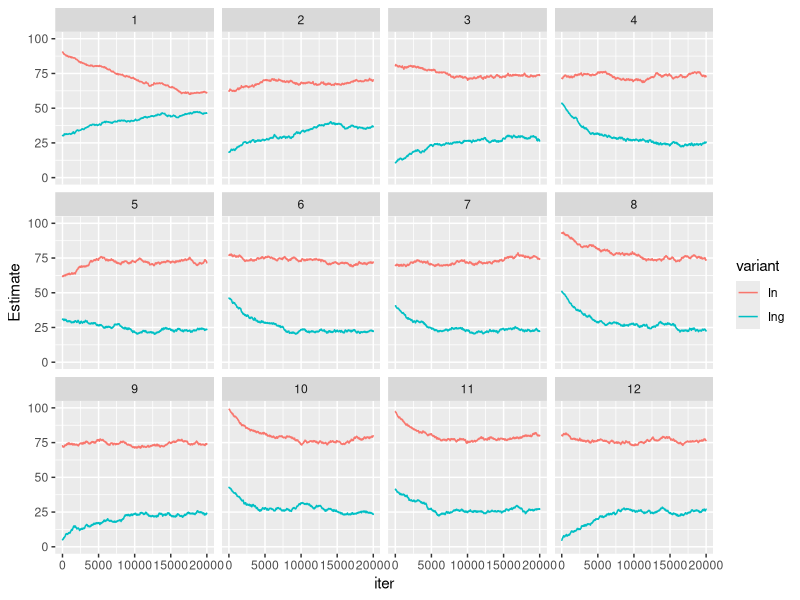
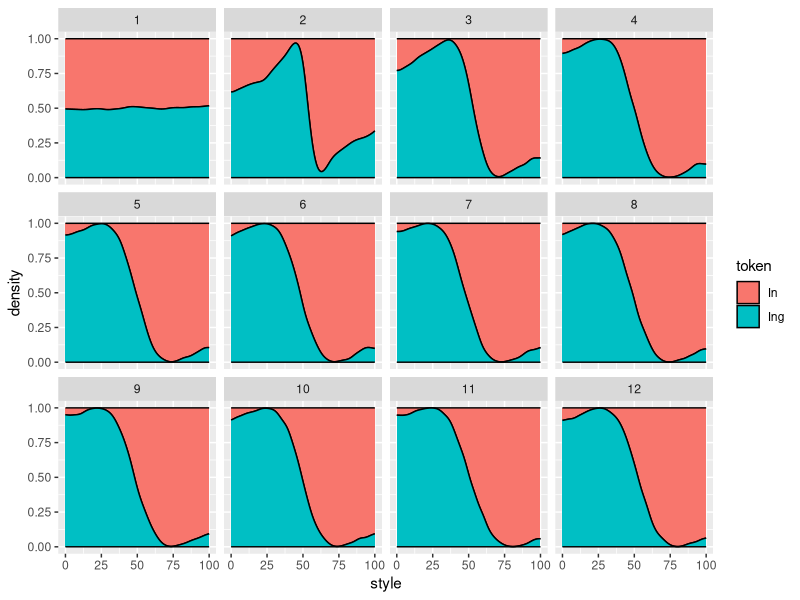

Here is the R script that generated these plots, in order:

library(ggplot2)
library(reshape2)
library(plyr)


generate_new_speaker <- function(niter, generation, min = 0, max = 100){
  # This function generates a new learner.
#"In" and "Ing" are the (mean) style values for each variant
#token is whihc variant they just heard
#style is which style "
  experience <- list(In    = vector(length = niter),
                     Ing   = vector(length = niter),
                     token = vector(length = niter),
                     style = vector(length = niter),
                     iter  = 1:niter,
                     generation = rep(generation, niter)
                    )
#  experience[["Ing"]][1]   <- (max-min)/2
#  experience[["In"]][1]    <- (max-min)/2

#JCW: I am changing the above to be values generated from old_speaker


currentobs <- generate_from_speaker(old_speaker)

if(currentobs[["token"]] == "Ing"){
	while(currentobs[["token"]] == "Ing"){
		lastobs <- currentobs
		currentobs <- generate_from_speaker(old_speaker)
	}

   	experience[["Ing"]][1]   <- lastobs[["style"]]
   	experience[["In"]][1]    <- currentobs[["style"]]
	
	#debug
	print("Ing")
	print(lastobs[["style"]])
	print(currentobs[["style"]])
}

else {
	while(currentobs[["token"]] == "In"){
		lastobs <- currentobs
		currentobs <- generate_from_speaker(old_speaker)
	}

   	experience[["Ing"]][1]   <- currentobs[["style"]]
   	experience[["In"]][1]    <- lastobs[["style"]]
	
	#debug
	print("In")
	print(lastobs[["style"]])
	print(currentobs[["style"]])
}
  experience[["token"]][1] <- NA
  experience[["style"]][1] <- NA
  return(experience)
}

update_speaker <- function(speaker, lambda, iter, token, style){
  # this function updates a learner with input
#speaker is basically experience  
other_token <- c(In = "Ing", Ing = "In")
  other <- other_token[token]

#expectation is a style value    
  previous_expectation <- speaker[[token]][iter-1]
  dist    <- max(1, abs(style-previous_expectation))
#If its closer than 1 unit to the expectation than dist = 1
  weight  <- lambda * (1/(dist^2))
  
  new_expectation <- (previous_expectation * (1-weight)) + (style * weight)
  
  speaker[[token]][iter]   <- new_expectation
  speaker[[other]][iter]   <- speaker[[other]][iter-1]
  speaker[["style"]][iter] <- style
  speaker[["token"]][iter] <- token
    
  return(speaker)
}

generate_from_speaker <- function(speaker, min = 0, max = 100, eps = 0.001){
  # this function generates a tokens from a mature speaker
  #Choose style to speak, which is an independent choice
  style <- runif(1, min, max)

#Takes their last expectation for the style of each token
  In_expect  <- rev(speaker[["In"]])[1]
  Ing_expect <- rev(speaker[["Ing"]])[1]
  
#eps is epsilon, the smallest value that something can take, as in clustering algorithms
  In_dist  <- max(eps, abs(style - In_expect))
  Ing_dist <- max(eps, abs(style - Ing_expect))
  
  In_weight  <- 1/(In_dist^2)
  Ing_weight <- 1/(Ing_dist^2)
  
  In_prob  <- In_weight /(In_weight+Ing_weight)
  Ing_prob <- Ing_weight/(In_weight+Ing_weight)
  
  token <- sample(c("In","Ing"), size=1, prob=c(In_prob,Ing_prob))
  
  return(list(style = style, token = token))
}

#initializing old speaker. these will be the style values for generation 0.

#old_speaker should have SAME STYLE for in/ing, to model first generation after doublet is innovated
old_speaker <- list(In    = 50,
                     Ing   = 50,
                     token = NA,
                     style = NA)

ngenerations <- 12
niter <- 20000
lambda <- 0.3

generations <- vector(length = ngenerations, mode = "list")


for(gen in 1:ngenerations){
  new_speaker <- generate_new_speaker(niter = niter, generation=gen)
  for(iter in 2:niter){
    obs <- generate_from_speaker(old_speaker)
#obs is a token and its associated style    
    token <- obs[["token"]]
    style <- obs[["style"]]
    
    new_speaker <- update_speaker(new_speaker, lambda=lambda, iter=iter, token=token, style=style)
  }
  generations[[gen]] <- as.data.frame(new_speaker)
  old_speaker <- new_speaker
}


generations.df <- rbind.fill(generations)

generations.df.melt <- melt(generations.df, value.name = "Estimate", id.vars = c("token", "style", "iter", "generation"), variable.name = "variant", na.rm = TRUE, measure.vars = c("In", "Ing"))


ggplot(generations.df.melt, aes(x = iter, y = Estimate, color=variant, group=variant))+
    geom_step()+
    facet_wrap(~generation)+
    ylim(0,100)

#ggplot(generations.df, aes(iter, Ing))+
#  geom_step()+
#  facet_wrap(~generation)+
#  ylim(50,100)

ggplot(subset(generations.df, !is.na(style)), aes(style, fill = token))+
  stat_density(color = "black", position = "fill")+
  facet_wrap(~generation)
